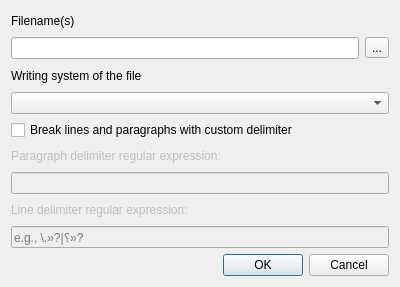
<?xml version="1.0" encoding="UTF-8"?>
<ui version="4.0">
 <class>ImportPlainTextDialog</class>
 <widget class="QDialog" name="ImportPlainTextDialog">
  <property name="geometry">
   <rect>
    <x>0</x>
    <y>0</y>
    <width>400</width>
    <height>287</height>
   </rect>
  </property>
  <property name="windowTitle">
   <string>Import plain texts</string>
  </property>
  <layout class="QVBoxLayout" name="verticalLayout">
   <item>
    <widget class="QLabel" name="label">
     <property name="text">
      <string>Filename(s)</string>
     </property>
    </widget>
   </item>
   <item>
    <layout class="QHBoxLayout" name="horizontalLayout">
     <item>
      <widget class="QLineEdit" name="filenameEdit">
       <property name="sizePolicy">
        <sizepolicy hsizetype="Expanding" vsizetype="Fixed">
         <horstretch>1</horstretch>
         <verstretch>0</verstretch>
        </sizepolicy>
       </property>
      </widget>
     </item>
     <item>
      <widget class="QToolButton" name="browseButton">
       <property name="text">
        <string>...</string>
       </property>
      </widget>
     </item>
    </layout>
   </item>
   <item>
    <widget class="QLabel" name="label_2">
     <property name="text">
      <string>Writing system of the file</string>
     </property>
    </widget>
   </item>
   <item>
    <widget class="WritingSystemCombo" name="writingSystemCombo"/>
   </item>
   <item>
    <widget class="QCheckBox" name="delimiterCheckBox">
     <property name="text">
      <string>Break lines and paragraphs with custom delimiter</string>
     </property>
    </widget>
   </item>
   <item>
    <widget class="QLabel" name="paragraphDelimiterLabel">
     <property name="enabled">
      <bool>false</bool>
     </property>
     <property name="text">
      <string>Paragraph delimiter regular expression:</string>
     </property>
    </widget>
   </item>
   <item>
    <widget class="QLineEdit" name="paragraphReEdit">
     <property name="enabled">
      <bool>false</bool>
     </property>
    </widget>
   </item>
   <item>
    <widget class="QLabel" name="delimiterLabel">
     <property name="enabled">
      <bool>false</bool>
     </property>
     <property name="text">
      <string>Line delimiter regular expression:</string>
     </property>
    </widget>
   </item>
   <item>
    <widget class="QLineEdit" name="reEdit">
     <property name="enabled">
      <bool>false</bool>
     </property>
     <property name="placeholderText">
      <string>e.g., \.»?|؟»?</string>
     </property>
    </widget>
   </item>
   <item>
    <widget class="QDialogButtonBox" name="buttonBox">
     <property name="orientation">
      <enum>Qt::Horizontal</enum>
     </property>
     <property name="standardButtons">
      <set>QDialogButtonBox::Cancel|QDialogButtonBox::Ok</set>
     </property>
    </widget>
   </item>
  </layout>
 </widget>
 <customwidgets>
  <customwidget>
   <class>WritingSystemCombo</class>
   <extends>QComboBox</extends>
   <header>writingsystemcombo.h</header>
  </customwidget>
 </customwidgets>
 <resources/>
 <connections>
  <connection>
   <sender>buttonBox</sender>
   <signal>accepted()</signal>
   <receiver>ImportPlainTextDialog</receiver>
   <slot>accept()</slot>
   <hints>
    <hint type="sourcelabel">
     <x>248</x>
     <y>254</y>
    </hint>
    <hint type="destinationlabel">
     <x>157</x>
     <y>274</y>
    </hint>
   </hints>
  </connection>
  <connection>
   <sender>buttonBox</sender>
   <signal>rejected()</signal>
   <receiver>ImportPlainTextDialog</receiver>
   <slot>reject()</slot>
   <hints>
    <hint type="sourcelabel">
     <x>316</x>
     <y>260</y>
    </hint>
    <hint type="destinationlabel">
     <x>286</x>
     <y>274</y>
    </hint>
   </hints>
  </connection>
 </connections>
</ui>
